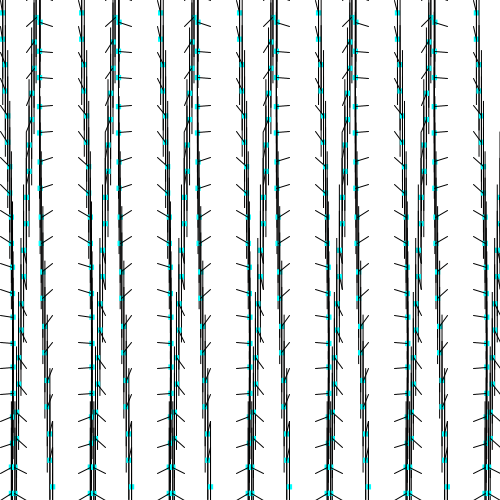
Frame 1 (no input)
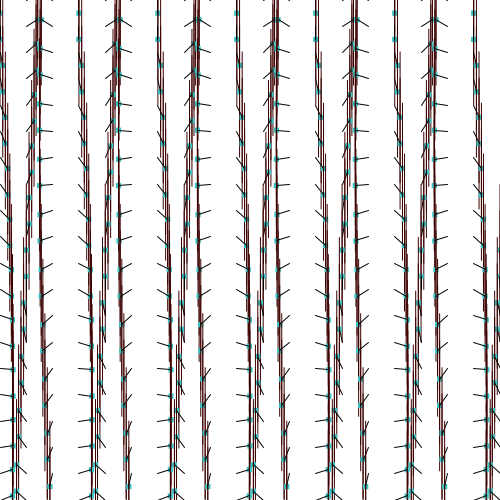
Frame 60 (the mouse pressed at the canvas centre just before this capture)
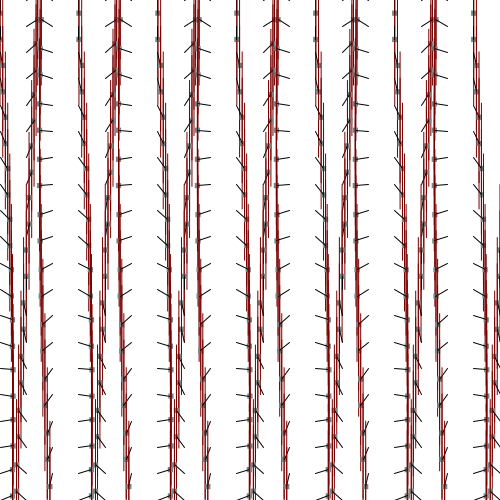
Frame 120 (the mouse held since frame 60 and released just before this capture)

The Processing sketch that drew these frames (run headless with seeded random() and noise(); from frame 60 on, the mouse is pressed at the canvas centre):

// Processing sketch: processing_151864
// ── processing_151864.pde

/*
 * Creative Coding
 * Week 2, 05 - Moving Patterns 1
 * by Indae Hwang and Jon McCormack
 * Copyright (c) 2014 Monash University
 *
 * This sketch builds on the previous sketches, drawing shapes based on the
 * current framerate. The movement of individual shapes combine to create a
 * gestalt field of motion. Use the arrow keys on your keyboard to change the
 * frame rate. 
 * 
 */

// variable used to store the current frame rate value
int frame_rate_value;

void setup() {
  size(500, 500);

  frame_rate_value = 30;
  frameRate(frame_rate_value);
  rectMode(CENTER);
  background(255);
}


void draw() {

  background(255);

  int num = 20;
  int margin = 0;
  float gutter = 0; //distance between each cell
  float cellsize = ( width - (2 * margin) - gutter * (num - 1) ) / (num - 1);

  int circleNumber = 0; // counter
  for (int i=0; i<num; i++) {
    for (int j=0; j<num; j++) {
      circleNumber = (i * num) + j; // different way to calculate the circle number from w2_04

      float tx = margin + cellsize * i + gutter * i;
      float ty = margin + cellsize * j + gutter * j;
      
      movingCircle(tx, ty, cellsize, circleNumber);
    }
  }
} //end of draw 


void movingCircle(float x, float y, float size, int circleNum) {

  int colR, colG, colB;   //Variables to set moving RGB colour scheme
  boolean modFrame;       //True is even, False is odd
  
  modFrame = floor((frameCount/255)%2)==0;
  if (modFrame) {
    colR = frameCount%255;
    colG = frameCount%255;
    colB = frameCount%255;
  } 
  else {
    colR = 255-(frameCount%255);
    colG = 255-(frameCount%255);
    colB = 255-(frameCount%255);
  }
  
  float finalAngle;
  finalAngle = frameCount + circleNum/2;

  //the rotating angle for each tempX and tempY postion is affected by frameRate and angle;  
  float tempX = x + (size / 2) * sin(PI*2 / frame_rate_value * finalAngle);
  float tempY = y + (size / 2) * cos(PI*2 / frame_rate_value * finalAngle);

  noStroke();
  fill(colR,255-colR,255-colR);
  rect(tempX, tempY, size/5, size/5);
  fill(colR,0,0);
  rect(tempX, tempY, 1, size*5);
  stroke(0);
  noFill();
  stroke(0);
  line(x, y, tempX, tempY);
}


/*
 * keyReleased function
 *
 * called automatically by Processing when a keyboard key is released
 */
void keyReleased() {

  // right arrow -- increase frame_rate_value
  if (keyCode == RIGHT && frame_rate_value < 60) {
    frame_rate_value++;
  }

  // left arrow -- decrease frame_rate_value
  if ( keyCode == LEFT && frame_rate_value > 1) {
    frame_rate_value--;
  }

  // set the frameRate and print current value on the screen
  frameRate(frame_rate_value);
  println("Current frame Rate is: " + frame_rate_value,"Current frame Count is: " + frameCount);
}
